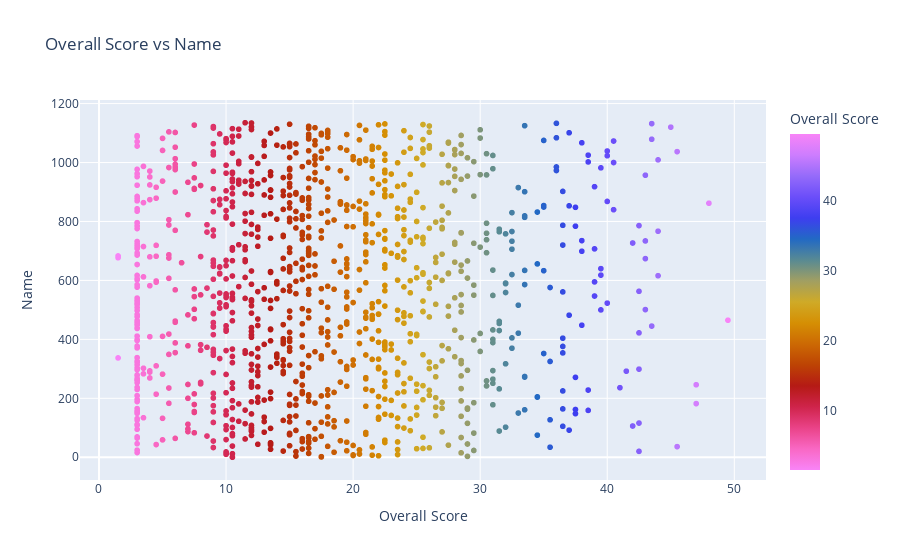

Notebook cell for this chart:
### Code cell
fig = px.scatter(df_sorted, x='Overall Score', y='Name', color='Overall Score',
                 hover_data=['Name', 'Overall Score'], labels={'Overall Score': 'Overall Score'},
                 title='Overall Score vs Name', color_continuous_scale='mrybm')

fig.update_layout(xaxis=dict(title='Overall Score'), yaxis=dict(title='Name'))

fig.show()

### Figure 1 — Plotly figure (JSON) as saved in the notebook; plotly's stock layout.template omitted (floating-point values rounded to 4 significant figures; data arrays with more than 128 entries replaced by an {"elided": "..."} marker saying what was removed)
{"data": [{"hovertemplate": "Overall Score=%{marker.color}<br>Name=%{y}<extra></extra>", "legendgroup": "", "marker": {"color": {"elided": "1136 float values"}, "coloraxis": "coloraxis", "symbol": "circle"}, "mode": "markers", "name": "", "showlegend": false, "type": "scattergl", "x": {"elided": "1136 float values"}, "xaxis": "x", "y": {"elided": "1136 int values"}, "yaxis": "y"}], "layout": {"coloraxis": {"colorbar": {"title": {"text": "Overall Score"}}, "colorscale": [[0, "#f884f7"], [0.0625, "#f968c4"], [0.125, "#ea4388"], [0.1875, "#cf244b"], [0.25, "#b51a15"], [0.3125, "#bd4304"], [0.375, "#cc6904"], [0.4375, "#d58f04"], [0.5, "#cfaa27"], [0.5625, "#a19f62"], [0.625, "#588a93"], [0.6875, "#2269c4"], [0.75, "#3e3ef0"], [0.8125, "#6b4ef9"], [0.875, "#956bfa"], [0.9375, "#cd7dfe"], [1, "#f884f7"]]}, "legend": {"tracegroupgap": 0}, "title": {"text": "Overall Score vs Name"}, "xaxis": {"anchor": "y", "domain": [0, 1], "title": {"text": "Overall Score"}}, "yaxis": {"anchor": "x", "domain": [0, 1], "title": {"text": "Name"}}}}
